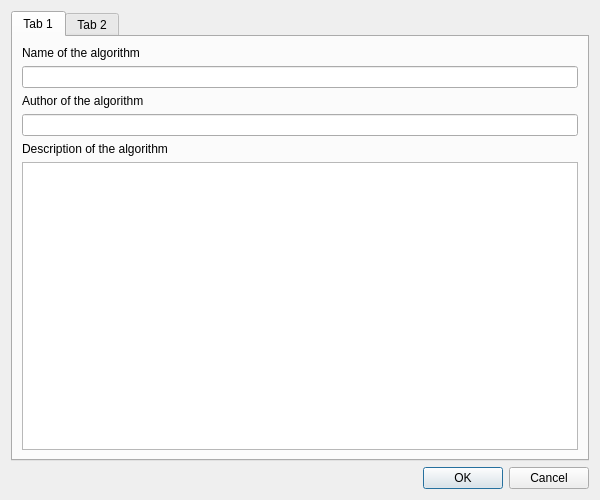
<?xml version="1.0" encoding="UTF-8"?>
<ui version="4.0">
 <class>Dialog</class>
 <widget class="QDialog" name="Dialog">
  <property name="geometry">
   <rect>
    <x>0</x>
    <y>0</y>
    <width>600</width>
    <height>500</height>
   </rect>
  </property>
  <property name="windowTitle">
   <string>Dialog</string>
  </property>
  <layout class="QGridLayout" name="gridLayout">
   <item row="1" column="0">
    <widget class="QDialogButtonBox" name="buttonBox">
     <property name="orientation">
      <enum>Qt::Orientation::Horizontal</enum>
     </property>
     <property name="standardButtons">
      <set>QDialogButtonBox::StandardButton::Cancel|QDialogButtonBox::StandardButton::Ok</set>
     </property>
    </widget>
   </item>
   <item row="0" column="0">
    <widget class="QTabWidget" name="tabWidget">
     <property name="currentIndex">
      <number>0</number>
     </property>
     <widget class="QWidget" name="tab">
      <attribute name="title">
       <string>Tab 1</string>
      </attribute>
      <layout class="QGridLayout" name="gridLayout_2">
       <item row="0" column="0" colspan="3">
        <widget class="QLabel" name="l_NameAlgorithm">
         <property name="text">
          <string>Name of the algorithm</string>
         </property>
        </widget>
       </item>
       <item row="3" column="0" colspan="3">
        <widget class="QLineEdit" name="le_Author"/>
       </item>
       <item row="1" column="0" colspan="3">
        <widget class="QLineEdit" name="le_NameAlgorithm"/>
       </item>
       <item row="5" column="0" colspan="3">
        <widget class="QTextEdit" name="te_Description"/>
       </item>
       <item row="4" column="0" colspan="3">
        <widget class="QLabel" name="l_Description">
         <property name="text">
          <string>Description of the algorithm</string>
         </property>
        </widget>
       </item>
       <item row="2" column="0" colspan="3">
        <widget class="QLabel" name="l_Author">
         <property name="text">
          <string>Author of the algorithm</string>
         </property>
        </widget>
       </item>
      </layout>
     </widget>
     <widget class="QWidget" name="tab_2">
      <attribute name="title">
       <string>Tab 2</string>
      </attribute>
      <layout class="QGridLayout" name="gridLayout_3">
       <item row="0" column="0" colspan="2">
        <widget class="QListView" name="lst_Algorithm"/>
       </item>
       <item row="0" column="2" colspan="2">
        <widget class="QListView" name="lst_Functions"/>
       </item>
       <item row="1" column="0" rowspan="2" colspan="2">
        <widget class="QPushButton" name="pushButton">
         <property name="text">
          <string>Delete step</string>
         </property>
        </widget>
       </item>
       <item row="3" column="0">
        <widget class="QPushButton" name="b_MoveUp">
         <property name="text">
          <string>Move Up</string>
         </property>
        </widget>
       </item>
       <item row="3" column="1">
        <widget class="QPushButton" name="b_MoveDown">
         <property name="text">
          <string>Move Down</string>
         </property>
        </widget>
       </item>
       <item row="1" column="2" rowspan="3">
        <widget class="QPushButton" name="b_AddBefore">
         <property name="text">
          <string>Add Step Before</string>
         </property>
        </widget>
       </item>
       <item row="1" column="3" rowspan="3">
        <widget class="QPushButton" name="b_AddAfter">
         <property name="text">
          <string>Add Step After</string>
         </property>
        </widget>
       </item>
      </layout>
     </widget>
    </widget>
   </item>
  </layout>
 </widget>
 <resources/>
 <connections>
  <connection>
   <sender>buttonBox</sender>
   <signal>accepted()</signal>
   <receiver>Dialog</receiver>
   <slot>accept()</slot>
   <hints>
    <hint type="sourcelabel">
     <x>248</x>
     <y>254</y>
    </hint>
    <hint type="destinationlabel">
     <x>157</x>
     <y>274</y>
    </hint>
   </hints>
  </connection>
  <connection>
   <sender>buttonBox</sender>
   <signal>rejected()</signal>
   <receiver>Dialog</receiver>
   <slot>reject()</slot>
   <hints>
    <hint type="sourcelabel">
     <x>316</x>
     <y>260</y>
    </hint>
    <hint type="destinationlabel">
     <x>286</x>
     <y>274</y>
    </hint>
   </hints>
  </connection>
 </connections>
</ui>
